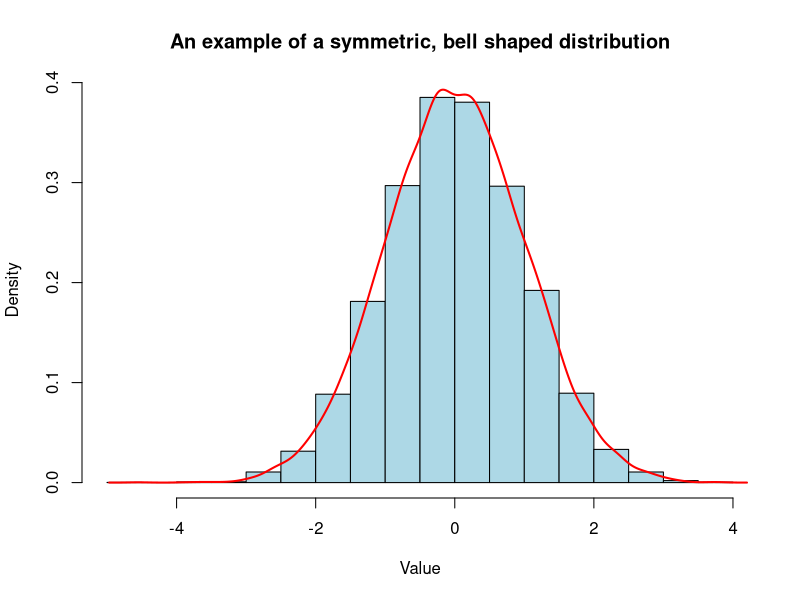

Recreate this plot in R.
## ---- chunk 1
#| echo: false
# Set seed for reproducibility
set.seed(43)

# 1. Population Distribution (e.g., Normal Distribution)
population_1 <- rnorm(10000, mean = 0, sd = 1)

# Smooth curve added to the histogram
hist(population_1, main = "An example of a symmetric, bell shaped distribution", xlab = "Value", col = "lightblue", border = "black", probability = TRUE)
lines(density(population_1), col = "red", lwd = 2)


